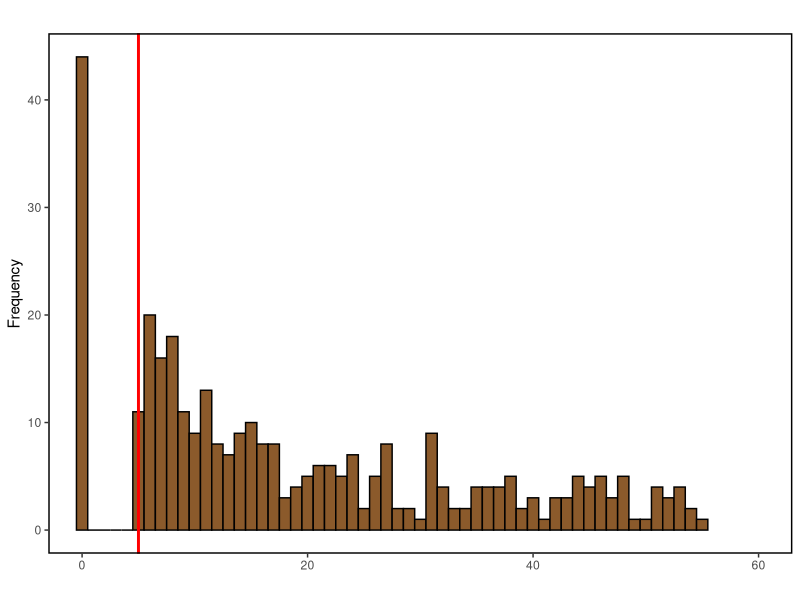
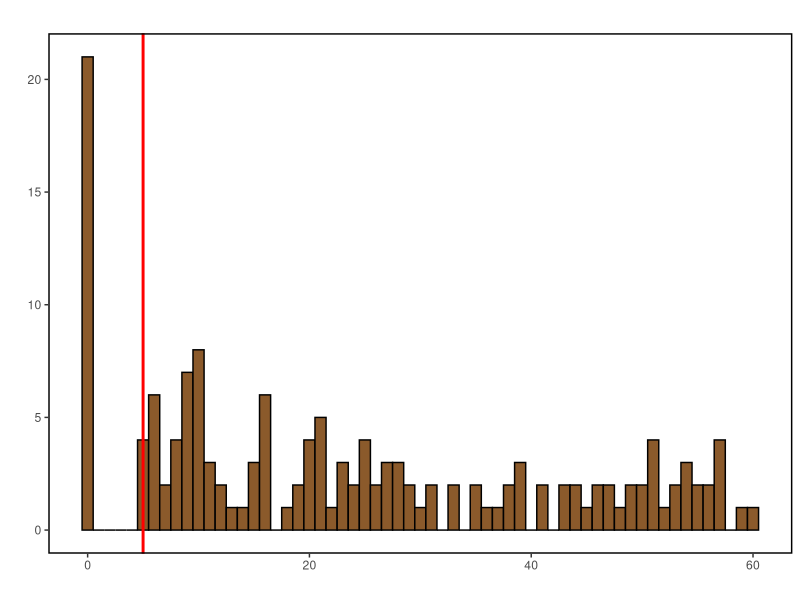
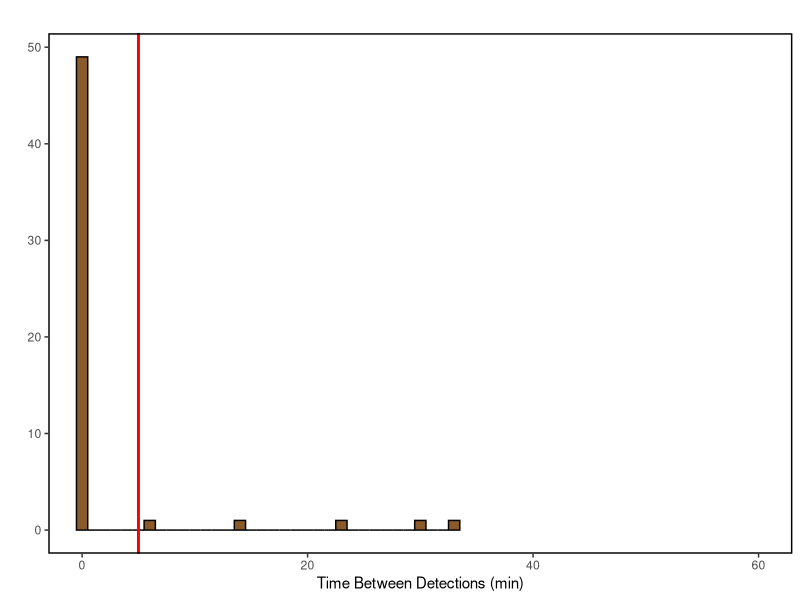
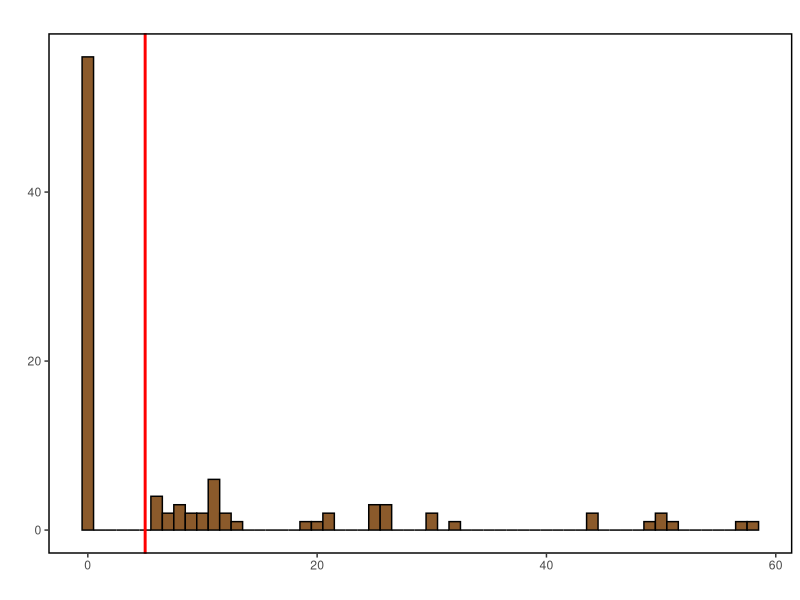
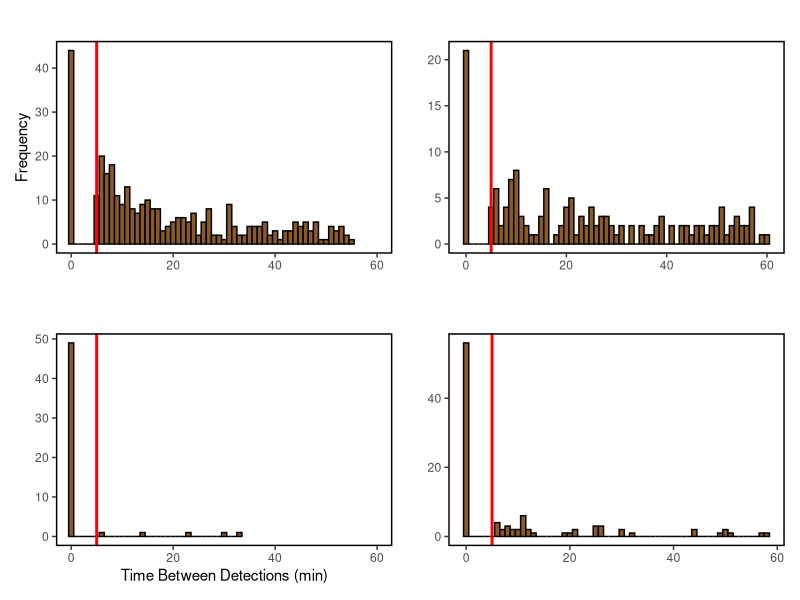
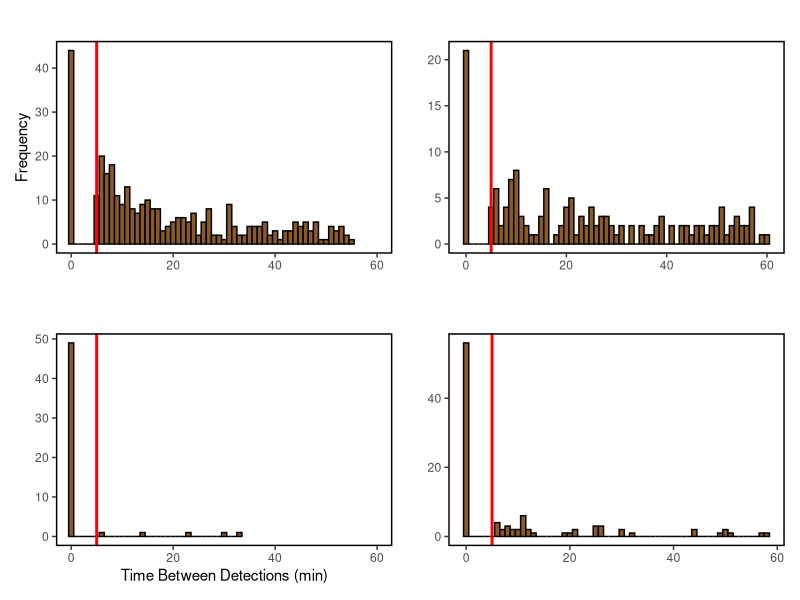

These figures' R source, in order:
library(ggplot2)
library(dplyr)
library(lubridate)
library(tidyr)
library(patchwork)

# load datasets
AF_rectable1 <- read.csv("./data_raw/AF_table.csv")
TL_Oct_rectable1 <- read.csv("./data_raw/TL_oct_table.csv")
TL_Sept_rectable1 <- read.csv("./data_raw/TL_sept_table.csv")

#Join all the record tables together to analyze min delta between detections
all_sites_rectable1 <- bind_rows(
  TL_Oct_rectable1,
  TL_Sept_rectable1,
  AF_rectable1)

#Filter so only minutes below 60 are considered
all_sites_rectable1_under60 <- all_sites_rectable1 %>%
  filter(delta.time.mins < 60 & !is.na(delta.time.mins))

##### 
#Make histogram of delta between detection
#Snowshoe hare
snowshoe_hare_data <- all_sites_rectable1_under60 %>%
  filter(Species == "Snowshoe hare")

#Plot
p1 <- ggplot(snowshoe_hare_data, aes(x = delta.time.mins)) +
  geom_histogram(binwidth = 1, color = "black", fill = "tan4") +
  geom_vline(xintercept = 5, color = "red", linewidth = 1) +
  coord_cartesian(xlim = c(0, 60)) +
  labs(x = "",
       y = "Frequency",
       title = "") +
  theme(
    panel.background = element_blank(),
    panel.grid = element_blank(),
    panel.border = element_rect(
      colour = "black", fill = NA, linewidth = 1
    ),
    axis.text.x  = element_text(),
    axis.ticks.x = element_line()
  )
p1

#Red squirrel
red_squirrel_data <- all_sites_rectable1_under60 %>%
  filter(Species == "Red squirrel")

#Plot
p2 <- ggplot(red_squirrel_data, aes(x = delta.time.mins)) +
  geom_histogram(binwidth = 1, color = "black", fill = "tan4") +
  geom_vline(xintercept = 5, color = "red", linewidth = 1) +
  labs(x = "",
       y = "",
       title = "") +
  theme(
    panel.background = element_blank(),
    panel.grid = element_blank(),
    panel.border = element_rect(
      colour = "black", fill = NA, linewidth = 1
    ),
    axis.text.x  = element_text(),
    axis.ticks.x = element_line()
  )
p2

#Black bear
black_bear_data <- all_sites_rectable1_under60 %>%
  filter(Species == "Black bear")

#Plot
p3 <- ggplot(black_bear_data, aes(x = delta.time.mins)) +
  geom_histogram(binwidth = 1, color = "black", fill = "tan4") +
  geom_vline(xintercept = 5, color = "red", linewidth = 1) +
  coord_cartesian(xlim = c(0, 60)) +
  labs(x = "Time Between Detections (min)",
       y = "",
       title = "") +
  theme(
    panel.background = element_blank(),
    panel.grid = element_blank(),
    panel.border = element_rect(
      colour = "black", fill = NA, linewidth = 1
    ),
    axis.text.x  = element_text(),
    axis.ticks.x = element_line()
  )
p3

#Mule deer
mule_deer_data <- all_sites_rectable1_under60 %>%
  filter(Species == "Mule deer")

#Plot
p4 <- ggplot(mule_deer_data, aes(x = delta.time.mins)) +
  geom_histogram(binwidth = 1, color = "black", fill = "tan4") +
  geom_vline(xintercept = 5, color = "red", linewidth = 1) +
  labs(x = "",
       y = "",
       title = "") +
  theme(
    panel.background = element_blank(),
    panel.grid = element_blank(),
    panel.border = element_rect(
      colour = "black", fill = NA, linewidth = 1
    ),
    axis.text.x  = element_text(),
    axis.ticks.x = element_line()
  )
p4

#Combine all the plots
hist <- (p1 | p2)/(p3 | p4) +
  plot_layout(guides = "collect")

hist

# save figure and plot
ggsave(file = "./figures/hist1.jpg", plot = hist, dpi = 800, units = "mm", width = 250, height = 170)
